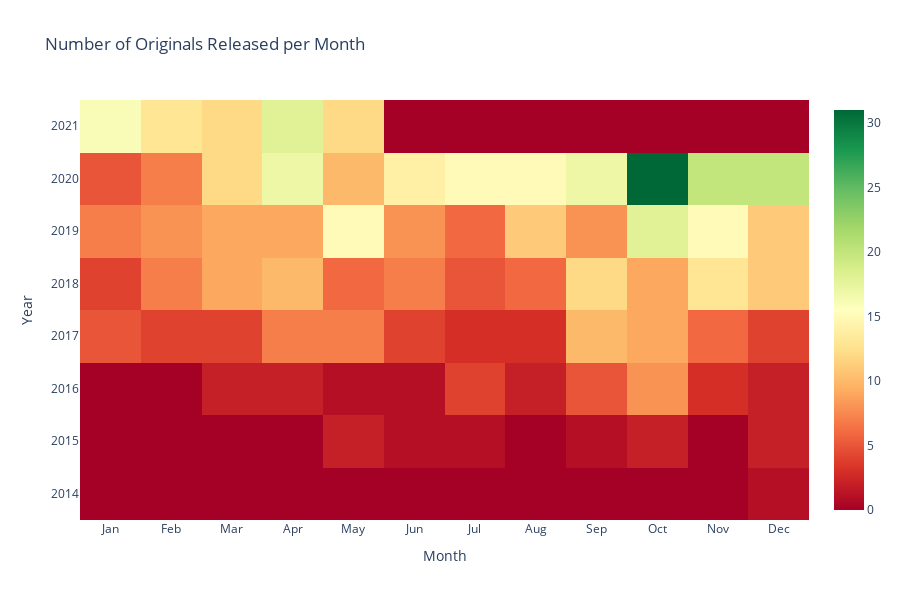

The notebook cell this image was saved under:
### Code cell
fig_hm = go.Figure()
fig_hm.add_trace(go.Heatmap(x=df.columns,
                         y=df.index,
                         z=df.values,
                         colorscale='rdylgn',
                         hovertemplate = 'Movies Released:%{z}',
                         name=''))
fig_hm.update_layout(title_text = 'Number of Originals Released per Month',
           xaxis_title = 'Month',
           yaxis_title ='Year',
           xaxis_type = 'category',
           yaxis_type = 'category',
           xaxis = dict(tickvals = list(range(1,13,1)), ticktext = ['Jan','Feb','Mar','Apr','May',
                                                              'Jun','Jul','Aug','Sep','Oct','Nov','Dec']),
           height = 600, 
           plot_bgcolor='rgba(0,0,0,0)')
fig_hm.show()

### Figure 1 — Plotly figure (JSON) as saved in the notebook; plotly's stock layout.template omitted (floating-point values rounded to 4 significant figures)
{"data": [{"colorscale": [[0, "rgb(165,0,38)"], [0.1, "rgb(215,48,39)"], [0.2, "rgb(244,109,67)"], [0.3, "rgb(253,174,97)"], [0.4, "rgb(254,224,139)"], [0.5, "rgb(255,255,191)"], [0.6, "rgb(217,239,139)"], [0.7, "rgb(166,217,106)"], [0.8, "rgb(102,189,99)"], [0.9, "rgb(26,152,80)"], [1, "rgb(0,104,55)"]], "hovertemplate": "Movies Released:%{z}", "name": "", "type": "heatmap", "x": [1, 2, 3, 4, 5, 6, 7, 8, 9, 10, 11, 12], "y": [2014, 2015, 2016, 2017, 2018, 2019, 2020, 2021], "z": [[0, 0, 0, 0, 0, 0, 0, 0, 0, 0, 0, 1], [0, 0, 0, 0, 2, 1, 1, 0, 1, 2, 0, 2], [0, 0, 2, 2, 1, 1, 4, 2, 5, 8, 3, 2], [5, 4, 4, 7, 7, 4, 3, 3, 10, 9, 6, 4], [4, 7, 9, 10, 6, 7, 5, 6, 12, 9, 13, 11], [7, 8, 9, 9, 15, 8, 6, 11, 8, 18, 15, 11], [5, 7, 12, 17, 10, 14, 15, 15, 17, 31, 20, 20], [16, 13, 12, 18, 12, 0, 0, 0, 0, 0, 0, 0]]}], "layout": {"height": 600, "plot_bgcolor": "rgba(0,0,0,0)", "title": {"text": "Number of Originals Released per Month"}, "xaxis": {"ticktext": ["Jan", "Feb", "Mar", "Apr", "May", "Jun", "Jul", "Aug", "Sep", "Oct", "Nov", "Dec"], "tickvals": [1, 2, 3, 4, 5, 6, 7, 8, 9, 10, 11, 12], "title": {"text": "Month"}, "type": "category"}, "yaxis": {"title": {"text": "Year"}, "type": "category"}}}
